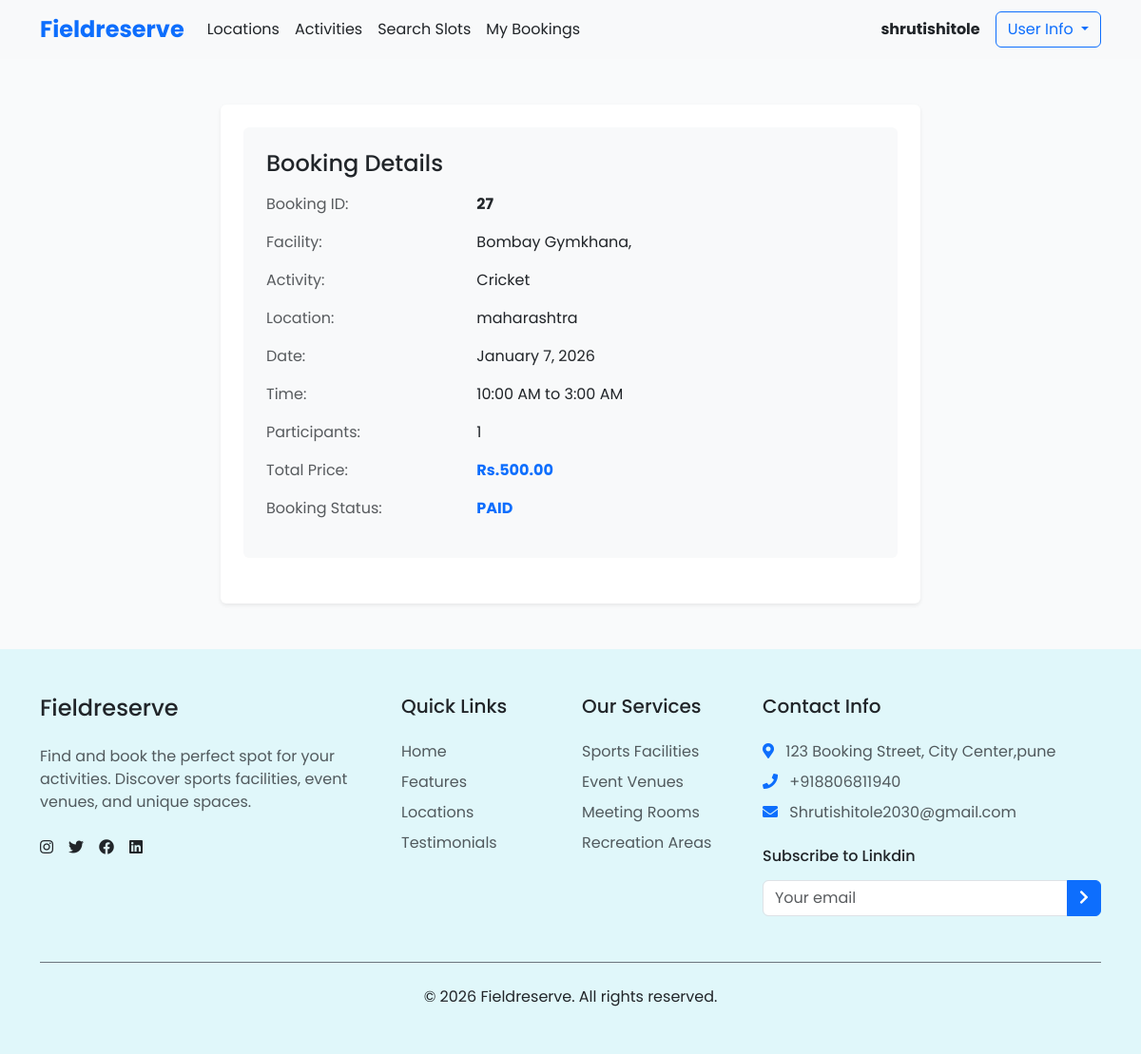
The page /payments/payment/27 (signed in) on the database its author committed.
### booking/models.py (models this page shows, shortened)
class Booking(models.Model):
    STATUS_CHOICES = (
        ('PENDING', 'Pending'),
        ('CONFIRMED', 'Confirmed'),
        ('PAID', 'Paid'),
        ('CANCELLED', 'Cancelled'),
    )
    PAYMENT_STATUS_CHOICES = (
        ('PENDING', 'Pending'),
        ('COMPLETED', 'Completed'),
        ('FAILED', 'Failed'),
    )
    user = models.ForeignKey(User, on_delete=models.CASCADE, related_name='bookings')
    slot = models.ForeignKey(Slot, on_delete=models.CASCADE, related_name='bookings')
    booking_time = models.DateTimeField(auto_now_add=True)
    status = models.CharField(max_length=20, choices=STATUS_CHOICES, default='PENDING')
    payment_status = models.CharField(max_length=20, choices=PAYMENT_STATUS_CHOICES, default='PENDING')
    participants = models.IntegerField(default=1, validators=[MinValueValidator(1)])
    class Meta:
        indexes = [
            models.Index(fields=['user', 'booking_time']),
            models.Index(fields=['slot', 'status']),
        ]
        constraints = [
            UniqueConstraint(fields=['user', 'slot'], name='unique_user_slot_booking')
        ]

class Slot(models.Model):
    field = models.ForeignKey(Field, on_delete=models.CASCADE, related_name='time_slots')
    date = models.DateField()
    start_time = models.TimeField()
    end_time = models.TimeField()
    price = models.DecimalField(max_digits=8, decimal_places=2, validators=[MinValueValidator(0)])
    available = models.BooleanField(default=True)
    capacity = models.IntegerField(default=10, validators=[MinValueValidator(1)])
    available_slots = models.IntegerField(default=10, validators=[MinValueValidator(0)])
    class Meta:
        indexes = [
            models.Index(fields=['field', 'date', 'start_time']),
            models.Index(fields=['available']),
        ]
        constraints = [
            UniqueConstraint(fields=['field', 'date', 'start_time', 'end_time'], name='unique_slot')
        ]

class Field(models.Model):
    name = models.CharField(max_length=100)
    location = models.ForeignKey(Location, on_delete=models.CASCADE, related_name='fields')
    description = models.TextField(blank=True)
    activity_type = models.ForeignKey(ActivityType, on_delete=models.CASCADE, related_name='fields')
    indoor = models.BooleanField(default=False)
    image = models.ImageField(upload_to='fields/', null=True, blank=True)
    default_image = models.ImageField(upload_to='fields/', default='default_field.jpg')
    class Meta:
        indexes = [
            models.Index(fields=['name', 'location']),
        ]

class ActivityType(models.Model):
    name = models.CharField(max_length=50, unique=True)
    def __str__(self):
        return self.name
    class Meta:
        indexes = [
            models.Index(fields=['name']),
        ]

class Location(models.Model):
    name = models.CharField(max_length=100)
    address = models.CharField(max_length=200)
    city = models.CharField(max_length=100, blank=True)
    latitude = models.FloatField(null=True, blank=True)
    longitude = models.FloatField(null=True, blank=True)
    is_featured = models.BooleanField(default=False)
    def __str__(self):
        return self.name
    class Meta:
        indexes = [
            models.Index(fields=['name', 'city']),
            models.Index(fields=['is_featured']),
        ]

### payments/views.py (the view)
# urls.py: path('payment/<int:booking_id>', payment, name='payment'),
def payment(request, booking_id):
    booking = get_object_or_404(Booking, id=booking_id, user=request.user)
    amount = int(booking.slot.price * 100)  # e.g., Rs.500 -> 50000 paise
    currency = 'INR'
    receipt = f'booking_{booking_id}'
    try:
        order = client.order.create({
            'amount': amount,
            'currency': currency,
            'receipt': receipt,
            'payment_capture': 1  # Auto-capture payment
        })
        order_id = order['id']
    except Exception as e:
        return render(request, 'payments/payment.html', {
            'booking': booking,
            'error': f'Failed to create order: {str(e)}'
        })
    context = {
        'booking': booking,
        'order_id': order_id,
        'amount': amount,
        'currency': currency,
        'razorpay_key': settings.RAZORPAY_API_KEY,
    }
    return render(request, 'payments/payment.html', context)

### templates/payments/payment.html (shortened to what this page needs)
{% extends "base.html" %}
{% block content %}
<link rel="stylesheet" href="https://cdnjs.cloudflare.com/ajax/libs/font-awesome/5.15.4/css/all.min.css">
<div class="container py-5">
  <div class="row justify-content-center">
    <div class="col-md-8">
      <div class="card shadow-sm border-0">
        <div class="card-body p-4">
          <div class="bg-light rounded p-4 mb-4">
            <h4 class="mb-3">Booking Details</h4>
            {% if booking %}
            <div class="row mb-3">
              <div class="col-sm-4 text-muted">Booking ID:</div>
              <div class="col-sm-8 fw-bold">{{ booking.id }}</div>
            </div>
            <div class="row mb-3">
              <div class="col-sm-4 text-muted">Facility:</div>
              <div class="col-sm-8">{{ booking.slot.field.name }}</div>
            </div>
            <div class="row mb-3">
              <div class="col-sm-4 text-muted">Activity:</div>
              <div class="col-sm-8">{{ booking.slot.field.activity_type }}</div>
            </div>
            <div class="row mb-3">
              <div class="col-sm-4 text-muted">Location:</div>
              <div class="col-sm-8">{{ booking.slot.field.location }}</div>
            </div>
            <div class="row mb-3">
              <div class="col-sm-4 text-muted">Date:</div>
              <div class="col-sm-8">{{ booking.slot.date|date:"F j, Y" }}</div>
            </div>
            <div class="row mb-3">
              <div class="col-sm-4 text-muted">Time:</div>
              <div class="col-sm-8">
                {{ booking.slot.start_time|time:"g:i A" }} to
                {{ booking.slot.end_time|time:"g:i A" }}
              </div>
            </div>
            {% if booking.participants %}
            <div class="row mb-3">
              <div class="col-sm-4 text-muted">Participants:</div>
              <div class="col-sm-8">{{ booking.participants }}</div>
            </div>
            {% endif %}
            <div class="row mb-3">
              <div class="col-sm-4 text-muted">Total Price:</div>
              <div class="col-sm-8 fw-bold text-primary">
                Rs.{{ booking.slot.price }}
              </div>
            </div>
            <div class="row mb-3">
              <div class="col-sm-4 text-muted">Booking Status:</div>
              <div class="col-sm-8 fw-bold text-primary">
                {{ booking.status }}
              </div>
            </div>
            {% else %}
            <div class="alert alert-warning">No booking details available.</div>
            {% endif %}
          </div>
        </div>
      </div>
    </div>
  </div>
</div>
{% endblock content %}

### templates/navbar.html (shortened to what this page needs)
<nav class="navbar navbar-expand-lg navbar-light bg-light">
  <div class="container">
    <a class="navbar-brand" href="{% url 'index' %}">
      <span class="text-primary fw-bold fs-4">Fieldreserve</span>
    </a>
    <div class="collapse navbar-collapse" id="navbarNav">
      <ul class="navbar-nav me-auto mb-2 mb-lg-0">
        <li class="nav-item">
          <a class="nav-link text-dark" href="{% url 'location_selector' %}">Locations</a>
        </li>
        <li class="nav-item">
          <a class="nav-link text-dark" href="{% url 'activity_selector' %}">Activities</a>
        </li>
        <li class="nav-item">
          <a class="nav-link text-dark" href="{% url 'search_slots' %}">Search Slots</a>
        </li>
        {% if user.is_authenticated %}
        <li class="nav-item">
          <a class="nav-link text-dark" href="{% url 'my_bookings' %}">My Bookings</a>
        </li>
        {% endif %}
      </ul>
      <div class="d-flex align-items-center">
        {% if user.is_authenticated %}
        <span class="text-dark fw-bold me-3">{{ user.username }}</span>
        <div class="dropdown">
          <button
            class="btn btn-outline-primary dropdown-toggle"
            type="button"
            id="dropdownMenuButton"
            data-bs-toggle="dropdown"
            aria-expanded="false"
          >
            User Info
          </button>
        </div>
        {% else %}
        <a href="{% url 'login' %}" class="btn btn-outline-primary me-2">Login</a>
        <a href="{% url 'register' %}" class="btn btn-primary">Sign Up</a>
        {% endif %}
      </div>
    </div>
  </div>
</nav>

### templates/base.html (style rules this page uses)
:root { --primary-color: #3b82f6; --primary-light: #eff6ff; --accent-color: #1d4ed8; --text-dark: #1f2937; --text-light: #6b7280; --bg-light: #f9fafb; --bg-white: #ffffff; --shadow-sm: 0 1px 2px 0 rgba(0, 0, 0, 0.05); --shadow: 0 4px 6px -1px rgba(0, 0, 0, 0.1), 0 2px 4px -1px rgba(0, 0, 0, 0.06); --shadow-lg: 0 10px 15px -3px rgba(0, 0, 0, 0.1), 0 4px 6px -2px rgba(0, 0, 0, 0.05); }
body { font-family: "Poppins", sans-serif; color: var(--text-dark); background-color: var(--bg-light); }

### rows shown on the page
Booking: id "27", slot.field.name "Bombay Gymkhana,", slot.field.activity_type "Cricket", slot.field.location "maharashtra", slot "January 7, 2026", slot.start_time "10:00 AM", slot.end_time "3:00 AM", participants "1", slot.price "500.00", status "PAID"

### other values the page prints
{{ user.username }} "shrutishitole"
